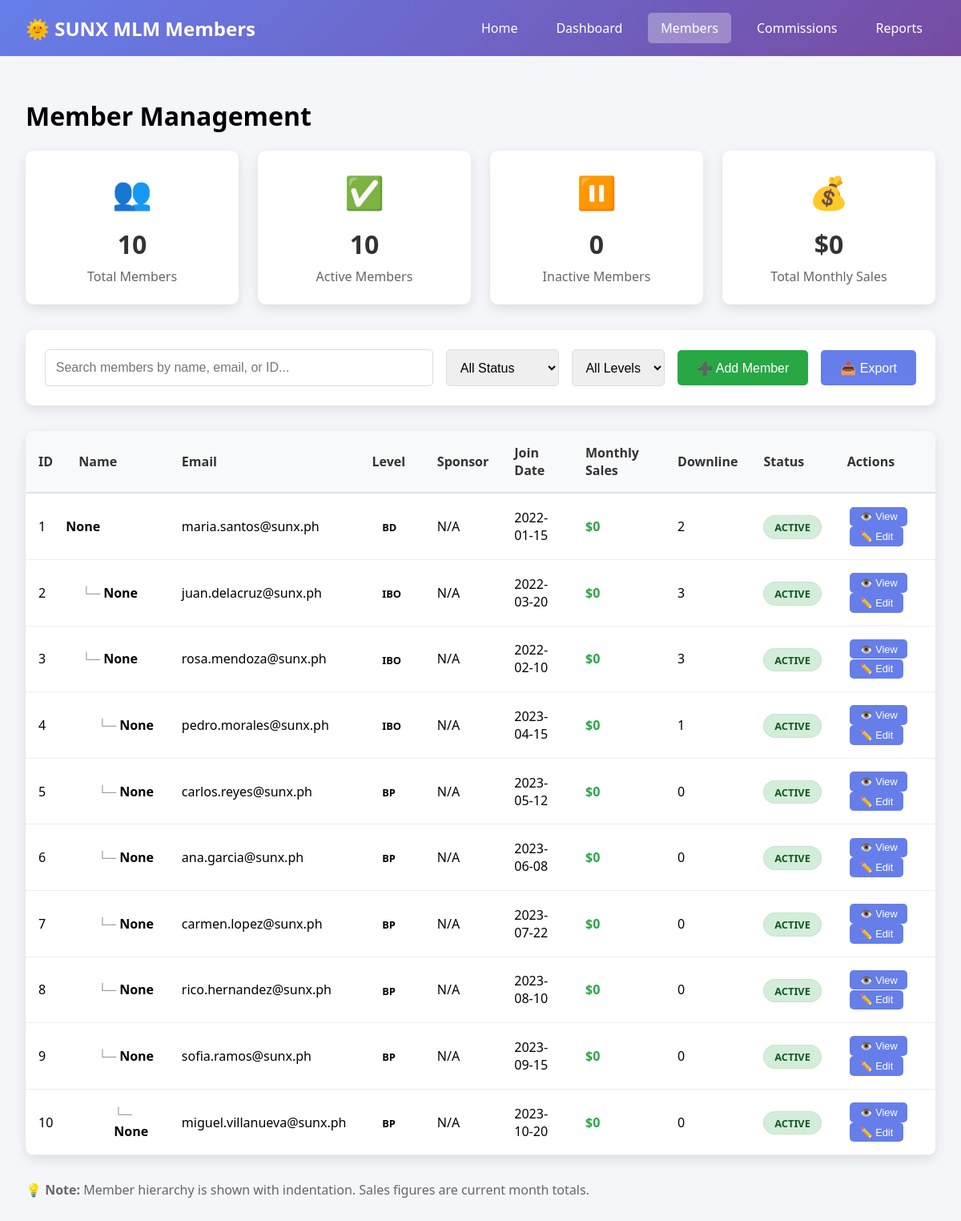
/members, run on the app's committed database.
### app/database/models.py (models this page shows, shortened)
class Reseller(db.Model):
    __tablename__ = 'resellers'
    id = db.Column(db.Integer, primary_key=True)
    employee_code = db.Column(db.String(20), unique=True, nullable=False)
    first_name = db.Column(db.String(100), nullable=False)
    last_name = db.Column(db.String(100), nullable=False)
    level = db.Column(db.String(10), nullable=False)  # 'BP', 'IBO', 'BD'
    position = db.Column(db.String(100), nullable=False)
    email = db.Column(db.String(120), unique=True, nullable=False)
    phone = db.Column(db.String(50))
    address = db.Column(db.Text)
    sponsor_id = db.Column(db.Integer, db.ForeignKey('resellers.id'), nullable=True)
    organization_id = db.Column(db.Integer, db.ForeignKey('organizations.id'), nullable=False)
    join_date = db.Column(db.Date, nullable=False)
    promotion_date = db.Column(db.Date, nullable=True)
    active_status = db.Column(db.Boolean, default=True)
    territory = db.Column(db.String(100))
    avatar_initials = db.Column(db.String(5))
    created_at = db.Column(db.DateTime, default=datetime.utcnow)
    updated_at = db.Column(db.DateTime, default=datetime.utcnow, onupdate=datetime.utcnow)
    sponsor = db.relationship('Reseller', remote_side=[id], backref='downlines')
    monthly_sales = db.relationship('MonthlySales', backref='reseller', lazy=True, cascade='all, delete-orphan')
    commissions_earned = db.relationship('CommissionCalculation',
                                       foreign_keys='CommissionCalculation.reseller_id',
                                       backref='earner', lazy=True)
    commissions_from = db.relationship('CommissionCalculation',
                                     foreign_keys='CommissionCalculation.source_reseller_id',
                                     backref='source', lazy=True)
    @property
    def full_name(self):
        return f"{self.first_name} {self.last_name}"
    @property
    def direct_downlines(self):
        return Reseller.query.filter_by(sponsor_id=self.id).all()
    def to_dict(self, include_downlines=False):
        result = {
            'id': self.id,
            'employee_code': self.employee_code,
            'full_name': self.full_name,
            'first_name': self.first_name,
            'last_name': self.last_name,
            'level': self.level,
            'position': self.position,
            'email': self.email,
            'phone': self.phone,
            'sponsor_id': self.sponsor_id,
            'organization_id': self.organization_id,
            'join_date': self.join_date.isoformat() if self.join_date else None,
            'promotion_date': self.promotion_date.isoformat() if self.promotion_date else None,
            'active_status': self.active_status,
            'territory': self.territory,
            'avatar_initials': self.avatar_initials
        }
        if include_downlines:
            result['children'] = [d.to_dict() for d in self.direct_downlines]
        else:
            result['children'] = [d.id for d in self.direct_downlines]
        return result

### main.py (the view)
    @app.route('/members')
    def members():
        try:
            hierarchy_data = hierarchy_service.get_complete_hierarchy()
            members_list = []
            def extract_members(node, level=0):
                member_info = {
                    'id': node.get('id'),
                    'name': node.get('name'),
                    'email': node.get('email', f"{node.get('name', '').lower().replace(' ', '.')}@email.com"),
                    'level': node.get('level', 'Unknown'),
                    'sponsor': node.get('sponsor_name', 'N/A'),
                    'join_date': node.get('join_date', '2024-01-01'),
                    'status': 'Active' if node.get('active', True) else 'Inactive',
                    'hierarchy_level': level,
                    'total_sales': node.get('total_sales', 0),
                    'monthly_sales': node.get('monthly_sales', 0),
                    'downline_count': len(node.get('children', []))
                }
                members_list.append(member_info)
                for child in node.get('children', []):
                    extract_members(child, level + 1)
            if isinstance(hierarchy_data, list):
                for root_member in hierarchy_data:
                    extract_members(root_member)
            else:
                extract_members(hierarchy_data)
            members_list.sort(key=lambda x: x['id'])
            total_members = len(members_list)
            active_members = len([m for m in members_list if m['status'] == 'Active'])
            total_sales = sum(m['monthly_sales'] for m in members_list)
            stats = {
                'total_members': total_members,
                'active_members': active_members,
                'inactive_members': total_members - active_members,
                'total_sales': total_sales
            }
            return render_template('members.html',
                                 members=members_list,
                                 stats=stats)
        except Exception as e:
            print(f"Error loading members: {e}")
            return render_template('members.html',
                                 members=[],
                                 stats={'total_members': 0, 'active_members': 0, 'inactive_members': 0, 'total_sales': 0},
                                 error="Failed to load member data")

### app/database/models.py (called while the page is built)
    def to_dict(self):
        return {
            'id': self.id,
            'name': self.name,
            'organization_type': self.organization_type,
            'address': self.address,
            'city': self.city,
            'province': self.province,
            'phone': self.phone,
            'email': self.email,
            'territory': self.territory
        }

### app/services/hierarchy_service.py (called while the page is built)
    def get_complete_hierarchy(self) -> List[Dict]:
        try:
            root_resellers = Reseller.query.filter_by(sponsor_id=None).all()
            hierarchy = []
            for root in root_resellers:
                hierarchy.append(self._build_reseller_tree(root))
            return hierarchy
        except Exception as e:
            self.logger.error(f"Error building hierarchy: {str(e)}")
            raise

    def _build_reseller_tree(self, reseller: Reseller) -> Dict:
        reseller_data = reseller.to_dict()
        if reseller.organization:
            reseller_data['organization'] = reseller.organization.to_dict()
        downlines = Reseller.query.filter_by(sponsor_id=reseller.id).all()
        reseller_data['children'] = []
        for downline in downlines:
            reseller_data['children'].append(self._build_reseller_tree(downline))
        return reseller_data

### templates/members.html (shortened to what this page needs)
<!DOCTYPE html>
<html lang="en">
<head>
</head>
<body>
    <div class="header">
        <div class="logo">🌞 SUNX MLM Members</div>
        <nav class="nav">
            <a href="/" class="nav-link">Home</a>
            <a href="/dashboard" class="nav-link">Dashboard</a>
            <a href="/members" class="nav-link active">Members</a>
            <a href="/commissions" class="nav-link">Commissions</a>
            <a href="/reports" class="nav-link">Reports</a>
        </nav>
    </div>
    <div class="container">
        <h1>Member Management</h1>
        <div class="stats-grid">
            <div class="stat-card">
                <div class="stat-icon">👥</div>
                <div class="stat-value">{{ stats.total_members }}</div>
                <div class="stat-label">Total Members</div>
            </div>
            <div class="stat-card">
                <div class="stat-icon">✅</div>
                <div class="stat-value">{{ stats.active_members }}</div>
                <div class="stat-label">Active Members</div>
            </div>
            <div class="stat-card">
                <div class="stat-icon">⏸️</div>
                <div class="stat-value">{{ stats.inactive_members }}</div>
                <div class="stat-label">Inactive Members</div>
            </div>
            <div class="stat-card">
                <div class="stat-icon">💰</div>
                <div class="stat-value">${{ "{:,.0f}".format(stats.total_sales) }}</div>
                <div class="stat-label">Total Monthly Sales</div>
            </div>
        </div>
        <div class="controls">
            <input type="text" id="searchBox" class="search-box" placeholder="Search members by name, email, or ID..." onkeyup="filterTable()">
            <select id="statusFilter" class="filter-select" onchange="filterTable()">
                <option value="">All Status</option>
            </select>
            <select id="levelFilter" class="filter-select" onchange="filterTable()">
                <option value="">All Levels</option>
            </select>
            <button class="btn btn-success">➕ Add Member</button>
            <button class="btn">📤 Export</button>
        </div>
        {% if members %}
        <div class="members-table">
            <div class="table-responsive">
                <table id="membersTable">
                    <thead>
                        <tr>
                            <th>ID</th>
                            <th>Name</th>
                            <th>Email</th>
                            <th>Level</th>
                            <th>Sponsor</th>
                            <th>Join Date</th>
                            <th>Monthly Sales</th>
                            <th>Downline</th>
                            <th>Status</th>
                            <th>Actions</th>
                        </tr>
                    </thead>
                    <tbody>
                        {% for member in members %}
                        <tr data-status="{{ member.status }}" data-level="{{ member.level }}">
                            <td>{{ member.id }}</td>
                            <td class="member-name hierarchy-{{ member.hierarchy_level if member.hierarchy_level <= 5 else 5 }}">
                                {% if member.hierarchy_level > 0 %}
                                    <span style="color: #999;">{{ "└─ " if member.hierarchy_level == 1 else "  " * (member.hierarchy_level - 1) + "└─ " }}</span>
                                {% endif %}
                                <strong>{{ member.name }}</strong>
                            </td>
                            <td>{{ member.email }}</td>
                            <td>
                                <span class="level {{ member.level.lower() }}">{{ member.level }}</span>
                            </td>
                            <td>{{ member.sponsor }}</td>
                            <td>{{ member.join_date }}</td>
                            <td class="currency">${{ "{:,.0f}".format(member.monthly_sales) }}</td>
                            <td>{{ member.downline_count }}</td>
                            <td>
                                <span class="status {{ member.status.lower() }}">{{ member.status }}</span>
                            </td>
                            <td>
                                <button class="btn action-btn">👁️ View</button>
                                <button class="btn action-btn">✏️ Edit</button>
                            </td>
                        </tr>
                        {% endfor %}
                    </tbody>
                </table>
            </div>
        </div>
        {% endif %}
        <p style="margin-top: 2rem; color: #666;">
            💡 <strong>Note:</strong> Member hierarchy is shown with indentation. Sales figures are current month totals.
        </p>
    </div>
</body>
</html>

### templates/members.html (style rules this page uses)
body { font-family: 'Segoe UI', Tahoma, Geneva, Verdana, sans-serif; margin: 0; padding: 0; background: #f5f6fa; }
.header { background: linear-gradient(135deg, #667eea 0%, #764ba2 100%); color: white; padding: 1rem 2rem; display: flex; justify-content: space-between; align-items: center; }
.logo { font-size: 1.5rem; font-weight: bold; }
.nav { display: flex; gap: 1rem; }
.nav a { color: white; text-decoration: none; padding: 0.5rem 1rem; border-radius: 5px; transition: background 0.3s; }
.nav a.active { background: rgba(255,255,255,0.3); }
.container { padding: 2rem; max-width: 1400px; margin: 0 auto; }
.stats-grid { display: grid; grid-template-columns: repeat(auto-fit, minmax(200px, 1fr)); gap: 1.5rem; margin-bottom: 2rem; }
.stat-card { background: white; padding: 1.5rem; border-radius: 10px; box-shadow: 0 5px 15px rgba(0,0,0,0.1); text-align: center; }
.stat-icon { font-size: 2.5rem; margin-bottom: 1rem; }
.stat-value { font-size: 2rem; font-weight: bold; color: #333; }
.stat-label { color: #666; margin-top: 0.5rem; }
.controls { background: white; padding: 1.5rem; border-radius: 10px; box-shadow: 0 5px 15px rgba(0,0,0,0.1); margin-bottom: 2rem; display: flex; gap: 1rem; align-items: center; flex-wrap: wrap; }
.search-box { flex: 1; min-width: 200px; padding: 0.8rem; border: 1px solid #ddd; border-radius: 5px; font-size: 1rem; }
.filter-select { padding: 0.8rem; border: 1px solid #ddd; border-radius: 5px; font-size: 1rem; }
.btn { background: #667eea; color: white; border: none; padding: 0.8rem 1.5rem; border-radius: 5px; cursor: pointer; text-decoration: none; display: inline-block; font-size: 1rem; transition: background 0.3s; }
.btn-success { background: #28a745; }
.members-table { background: white; border-radius: 10px; box-shadow: 0 5px 15px rgba(0,0,0,0.1); overflow: hidden; }
.table-responsive { overflow-x: auto; }
table { width: 100%; border-collapse: collapse; min-width: 800px; }
th { background: #f8f9fa; padding: 1rem; text-align: left; font-weight: 600; color: #333; border-bottom: 2px solid #dee2e6; position: sticky; top: 0; z-index: 10; }
td { padding: 1rem; border-bottom: 1px solid #eee; vertical-align: middle; }
.status { padding: 0.3rem 0.8rem; border-radius: 15px; font-size: 0.8rem; font-weight: bold; text-transform: uppercase; }
.status.active { background: #d4edda; color: #155724; border: 1px solid #c3e6cb; }
.level { padding: 0.3rem 0.8rem; border-radius: 15px; font-size: 0.8rem; font-weight: bold; text-transform: uppercase; }
.member-name { padding-left: 0; }
.hierarchy-1 { padding-left: 20px !important; }
.hierarchy-2 { padding-left: 40px !important; }
.hierarchy-3 { padding-left: 60px !important; }
.currency { font-weight: bold; color: #28a745; }
.action-btn { padding: 0.3rem 0.8rem; font-size: 0.8rem; margin: 0 0.2rem; }

### data on the page
Reseller: id "1", name "None", email "maria.santos@sunx.ph", level "BD", sponsor "N/A", join_date "2022-01-15", monthly_sales "0", downline_count "2", status "ACTIVE"
Reseller: id "2", hierarchy_level "└─", name "None", email "juan.delacruz@sunx.ph", level "IBO", sponsor "N/A", join_date "2022-03-20", monthly_sales "0", downline_count "3", status "ACTIVE"
Reseller: id "3", hierarchy_level "└─", name "None", email "rosa.mendoza@sunx.ph", level "IBO", sponsor "N/A", join_date "2022-02-10", monthly_sales "0", downline_count "3", status "ACTIVE"
Reseller: id "4", hierarchy_level "└─", name "None", email "pedro.morales@sunx.ph", level "IBO", sponsor "N/A", join_date "2023-04-15", monthly_sales "0", downline_count "1", status "ACTIVE"
Reseller: id "5", hierarchy_level "└─", name "None", email "carlos.reyes@sunx.ph", level "BP", sponsor "N/A", join_date "2023-05-12", monthly_sales "0", downline_count "0", status "ACTIVE"
Reseller: id "6", hierarchy_level "└─", name "None", email "ana.garcia@sunx.ph", level "BP", sponsor "N/A", join_date "2023-06-08", monthly_sales "0", downline_count "0", status "ACTIVE"
Reseller: id "7", hierarchy_level "└─", name "None", email "carmen.lopez@sunx.ph", level "BP", sponsor "N/A", join_date "2023-07-22", monthly_sales "0", downline_count "0", status "ACTIVE"
Reseller: id "8", hierarchy_level "└─", name "None", email "rico.hernandez@sunx.ph", level "BP", sponsor "N/A", join_date "2023-08-10", monthly_sales "0", downline_count "0", status "ACTIVE"
Reseller: id "9", hierarchy_level "└─", name "None", email "sofia.ramos@sunx.ph", level "BP", sponsor "N/A", join_date "2023-09-15", monthly_sales "0", downline_count "0", status "ACTIVE"
Reseller: id "10", hierarchy_level "└─", name "None", email "miguel.villanueva@sunx.ph", level "BP", sponsor "N/A", join_date "2023-10-20", monthly_sales "0", downline_count "0", status "ACTIVE"

### other printed values
{{ stats.total_members }} "10"
{{ stats.active_members }} "10"
{{ stats.inactive_members }} "0"
{{ "{:,.0f}".format(stats.total_sales) }} "0"
